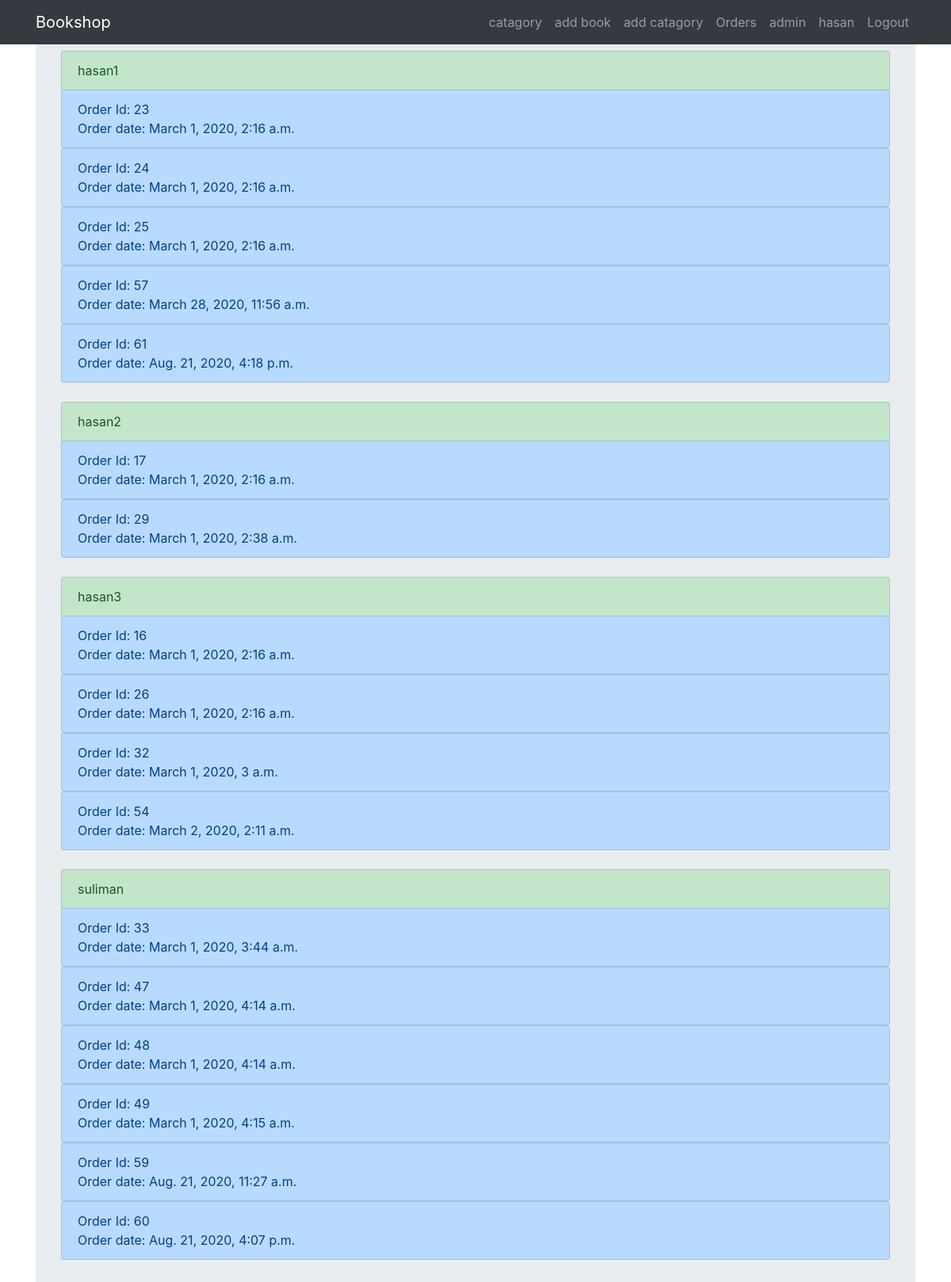
The app's page /order (signed in, upper part), older data.
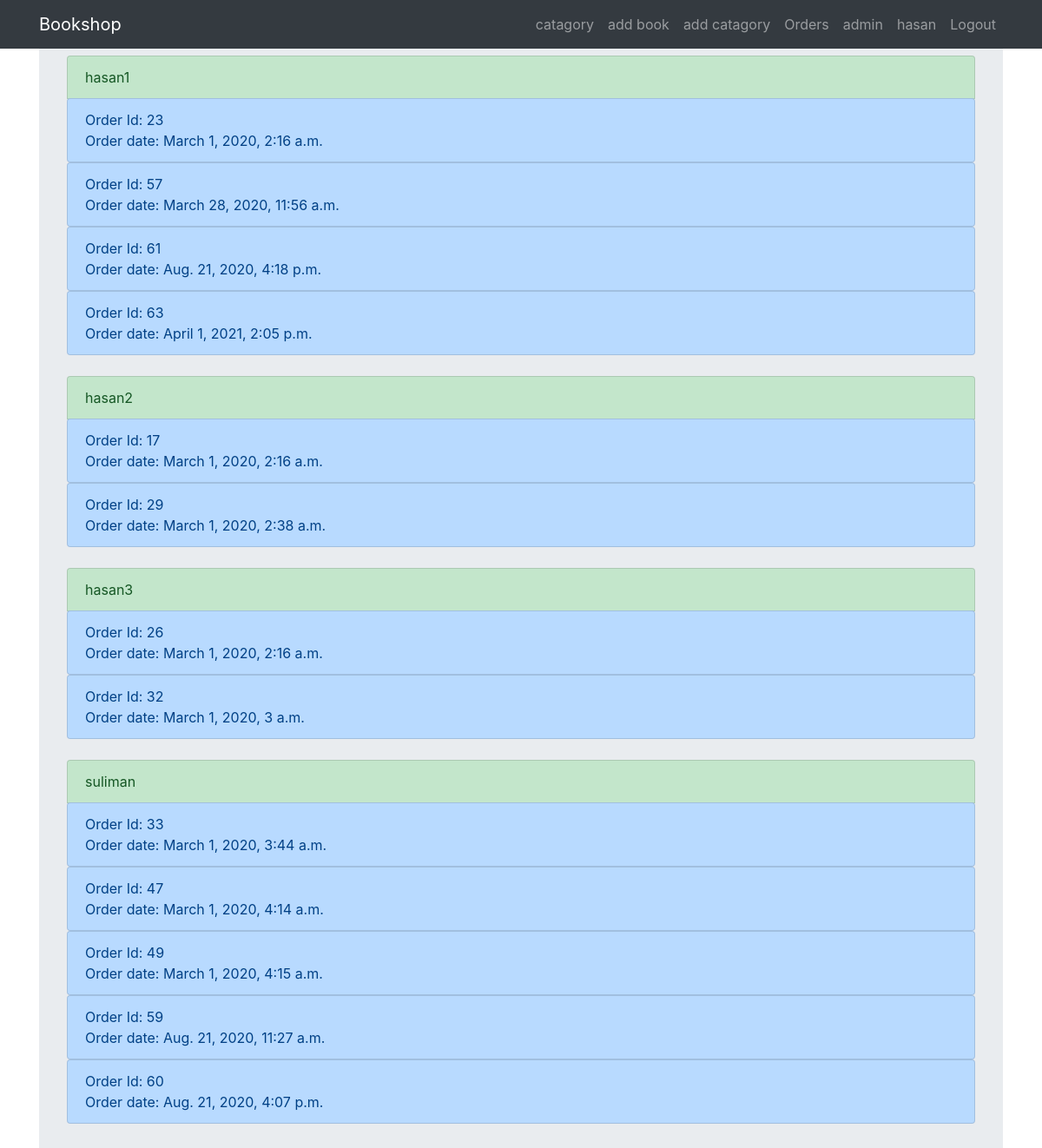
The same page, newer data.
### buy/models.py (models this page shows, shortened)
class Order(models.Model):
    user = models.ForeignKey(User, on_delete=models.CASCADE, blank=True, null=True)
    name = models.CharField(max_length=100,default=1)
    phone = models.CharField(max_length=100,default=1)
    aphone =models.CharField(max_length=100,default=1)
    country = models.CharField(max_length=100,default=1)
    district = models.CharField(max_length=100,default=1)
    thana = models.CharField(max_length=100,default=1)
    address = models.CharField(max_length=1000,default=1)
    total = models.IntegerField(default=1)
    date = models.DateTimeField(auto_now=True)

### buy/views.py (the view)
# urls.py: path('order', views.order, name='order'),
def order(request):
    template = loader.get_template('buy/order.html')
    if request.user.is_superuser:
        order = Order.objects.all()
        u = User.objects.all()
        context = {'order':order,'u':u}
        return HttpResponse(template.render(context, request))

### buy/templates/buy/order.html
{% extends 'base.html' %}
{% load static %}
{% block content %}
{% for u in u %}
{% if not u.is_superuser %}
<ul class="list-group">
 <li class="list-group-item list-group-item-success" href="#" >{{u.username}}</li>
      {% for order in order %}
       {% if order.user == u %}
        <div class="list-group">
            <a href="{% url 'order_detail' order.id %}" class="list-group-item list-group-item-action list-group-item-primary">
            Order Id: {{order.id}} <br>Order date: {{order.date}} </a>
          </div>
        {% endif %}
    {% endfor %}
</ul>
<br>
{% endif %}
{% endfor %}
{% endblock %}

Row changes from the older to the newer data that the page shows:
removed Order: id "24", date "March 1, 2020, 2:16 a.m."
removed Order: id "25", date "March 1, 2020, 2:16 a.m."
removed Order: id "16", date "March 1, 2020, 2:16 a.m."
removed Order: id "54", date "March 2, 2020, 2:11 a.m."
removed Order: id "48", date "March 1, 2020, 4:14 a.m."
added Order: id "63", date "April 1, 2021, 2:05 p.m."
